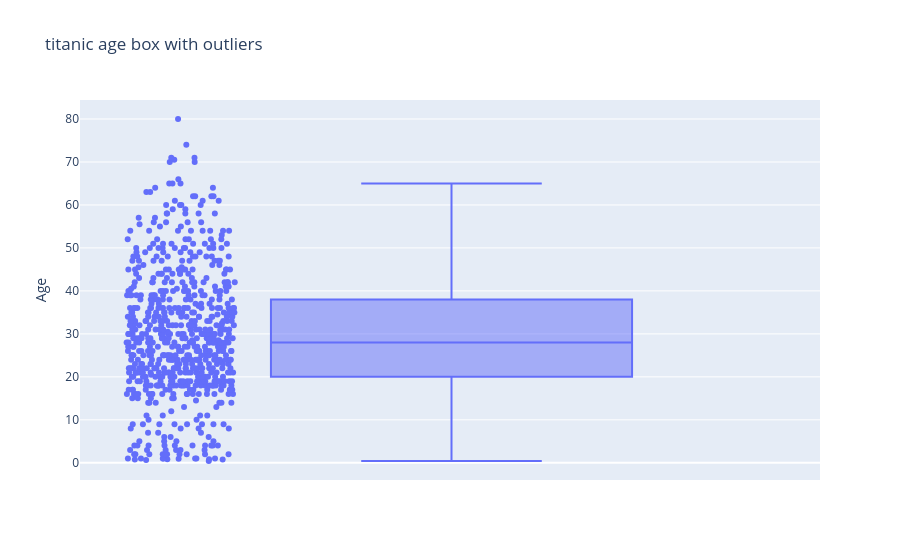

This figure's notebook cell:
### Code cell
fig = px.box(df , y = "Age" , points='all' , title="titanic age box with outliers"  )
fig.show()

### Figure 1 — Plotly figure (JSON) as saved in the notebook; plotly's stock layout.template omitted (floating-point values rounded to 4 significant figures; data arrays with more than 128 entries replaced by an {"elided": "..."} marker saying what was removed)
{"data": [{"alignmentgroup": "True", "boxpoints": "all", "hovertemplate": "Age=%{y}<extra></extra>", "legendgroup": "", "marker": {"color": "#636efa"}, "name": "", "notched": false, "offsetgroup": "", "orientation": "v", "showlegend": false, "type": "box", "x0": " ", "xaxis": "x", "y": {"elided": "891 float values"}, "y0": " ", "yaxis": "y"}], "layout": {"boxmode": "group", "legend": {"tracegroupgap": 0}, "title": {"text": "titanic age box with outliers"}, "xaxis": {"anchor": "y", "domain": [0, 1]}, "yaxis": {"anchor": "x", "domain": [0, 1], "title": {"text": "Age"}}}}
